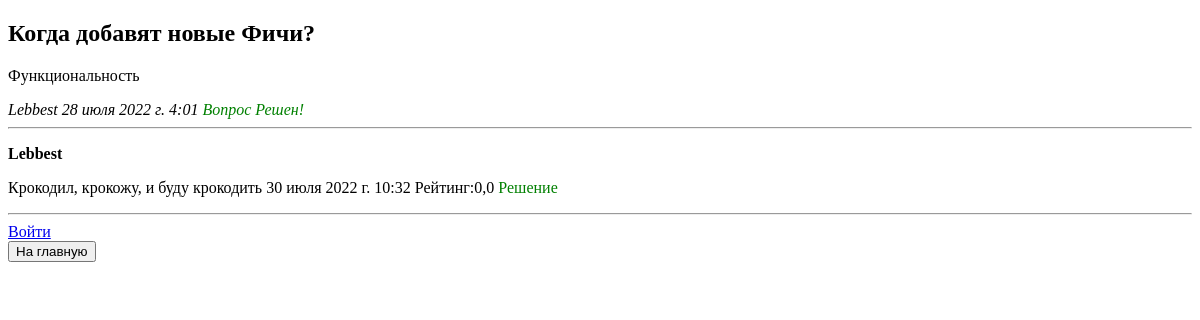
Page /questionslist/1/ on the earlier database version.
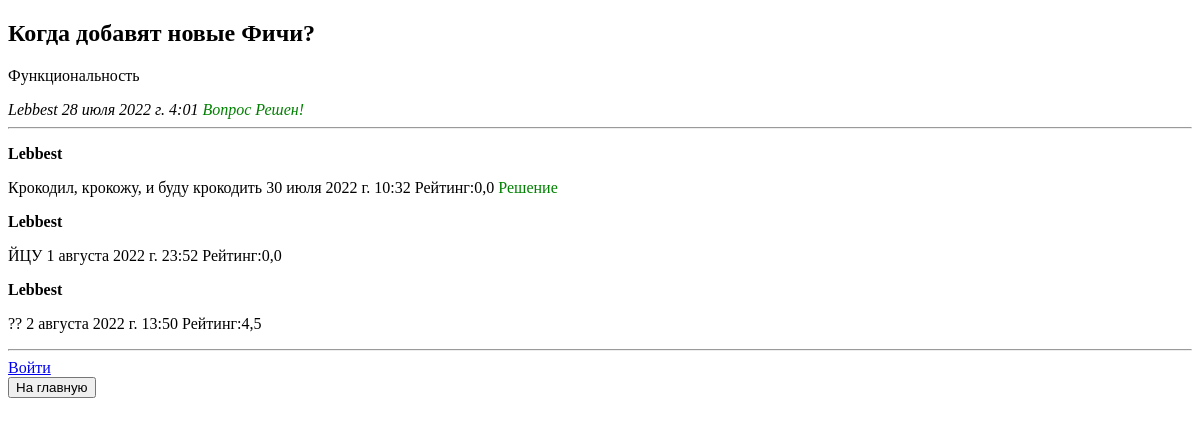
Same page on the later database version.
### questions/models.py (models this page shows, shortened)
class Comment(models.Model):
    question = models.ForeignKey(Question, on_delete = models.CASCADE)
    author_name = models.ForeignKey(User, on_delete = models.CASCADE)
    comment_text = models.CharField('Содержание комментария', max_length = 500)
    pub_date = models.DateTimeField('Дата публикации')
    status = models.BooleanField(default = False)
    rating = models.FloatField('Рейтинг комментария', default = 0.0)
    marks = models.BooleanField(default = False)
    class Meta:
        verbose_name = 'Комментарий'
        verbose_name_plural = 'Комментарии'

### questions/views.py (the view)
# urls.py: path('questionslist/<int:question_id>/', views.question, name='PageWithQuestion'),
def question(request, question_id):                 #отображение вопроса
    try:
        a = Question.objects.get( id = question_id )
    except:
        raise Http404("Вопрос не найден!")
    comments_list = a.comment_set.order_by('id')
    return render(request, 'questions/question.html', {'question': a, 'comments_list': comments_list})

### supportserver/templates/questions/question.html (shortened to what this page needs)
{% extends 'base.html' %}
{% block content %}
    {% if user.is_authenticated %}
        {% if user.username == question.author_name.username %}
            <h2>{{question.question_text}}</h2>
            <p>{{question.question_theme}}</p>
            {% if question.status == True %}
                <em>{{question.author_name}}&nbsp{{question.pub_date}}&nbsp<font color = "green">Вопрос Решен!</font></em>
                <form action="{% url 'statusOfQuestion' question.id %}" method="POST">
                    {% csrf_token %}
                    <button type="submit">Не решенный</button>
                </form>
            {% else %}
                <em>{{question.author_name}}&nbsp{{question.pub_date}}</em>
                <form action="{% url 'statusOfQuestion' question.id %}" method="POST">
                    {% csrf_token %}
                    <button type="submit">Решенный</button>
                </form>
            {% endif %}
            <form action="{% url 'newoldquestionpage' question.id %}" method="POST">
                {% csrf_token %}
                <button type="submit">Редактировать</button>
            </form>
            <form action="{% url 'deletequestion' question.id %}" method="POST">
                {% csrf_token %}
                <button type="submit">Удалить</button>
            </form>
        {% else %}
            <h2>{{question.question_text}}</h2>
            <p>{{question.question_theme}}</p>
            {% if question.status == True %}
                <em>{{question.author_name}}&nbsp{{question.pub_date}}&nbsp<font color = "green">Вопрос Решен!</font></em>
            {% else %}
                <em>{{question.author_name}}&nbsp{{question.pub_date}}</em>
            {% endif %}
        {% endif %}
    {% else %}
        <h2>{{question.question_text}}</h2>
        <p>{{question.question_theme}}</p>
        {% if question.status == True %}
            <em>{{question.author_name}}&nbsp{{question.pub_date}}&nbsp<font color = "green">Вопрос Решен!</font></em>
        {% else %}
            <em>{{question.author_name}}&nbsp{{question.pub_date}}</em>
        {% endif %}
    {% endif %}
    <hr>
        {% if comments_list %}
            {% for c in comments_list %}
                <p>
                    <strong>{{c.author_name}}</strong>
                    {% if c.status == True %}
                        <p>{{c.comment_text}}&nbsp{{c.pub_date}}&nbspРейтинг:{{c.rating}}&nbsp<font color = "green">Решение</font></p>
                    {% else %}
                        <p>{{c.comment_text}}&nbsp{{c.pub_date}}&nbspРейтинг:{{c.rating}}</p>
                    {% endif %}
                </p>
            {% endfor %}
        {% else %}
            Будьте первым!
        {% endif %}
    <hr>
    {% if user.is_authenticated %}
    <form action="{% url 'leave_comment' question.id user.id %}" method="POST">
        {% csrf_token %}
        <textarea name="text" required="" placeholder="Текст комментария" cols="30" rows="10"></textarea><br>
        <button type="submit">Ответить</button>
    </form>
    {% else %}
        <a href="{% url 'login' %}">Войти</a><br>
    {% endif %}
    <form action="{% url 'PageWithQuestions' %}" method="POST">
        <button type="submit">На главную</button>
    </form>
{% endblock %}

Differences in the rows shown:
added Comment: author_name "Lebbest", comment_text "ЙЦУ", pub_date "1 августа 2022 г. 23:52", rating "0,0"
added Comment: author_name "Lebbest", comment_text "??", pub_date "2 августа 2022 г. 13:50", rating "4,5"
